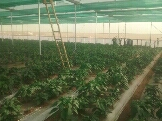
#> input picture Test/0planting_1.jpg, 162 x 121 px
$ python -i color_percentage.py   (imports and definitions only)
#> lines starting #> are read from the running program, lines starting #| are printed output that depends on the picture; after the words box and inside, x2 and y2 are one past the last pixel; in counts of white or black regions, pixels touching at a corner belong together
import cv2
import numpy as np

class Color_Identifer:
    def __init__(self, path):
#> called with path = '../Test/0planting_1.jpg'
        img = cv2.imread(path)
#> img is the input picture: shape (121, 162, 3); mean B, G, R 85.5, 116.6, 104
        self.image = img
        self.image_hsl = None

    def resize(self, width=None, height=None, inter=cv2.INTER_AREA):
#> called with width = 400, inter = 3
        (h, w) = self.image.shape[:2]
#> h = 121; w = 162
        if width is None and height is None:
            return self.image
        if width is None:
            r = height / float(h)
            dim = (int(w * r), height)
        else:
            r = width / float(w)
#> r = 2.47
            dim = (width, int(h * r))
#> dim = (400, 298)
        self.image = cv2.resize(self.image, dim, inter)
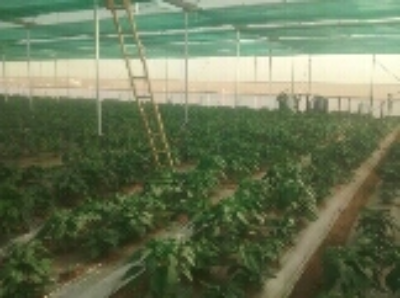
#> self.image: shape (298, 400, 3); mean B, G, R 85.4, 116.5, 103.8

    def color_total_pixels(self, fore_rect=(0, 350, 400, 700)):
        mask = np.zeros(self.image.shape[:2], np.uint8)
        bgdModel = np.zeros((1, 65), np.float64)
        fgdModel = np.zeros((1, 65), np.float64)
        # rect is the rectangle to define a foreground image
        # We will configure it in database and define the maximum hegith of the plants in the image

        cv2.grabCut(self.image, mask, fore_rect, bgdModel, fgdModel, 5, cv2.GC_INIT_WITH_RECT)
        mask2 = np.where((mask == 2) | (mask == 0), 0, 1).astype('uint8')
        self.image = self.image * mask2[:, :, np.newaxis]
        # print(self.image)
        self.image_hsl = cv2.cvtColor(self.image, cv2.COLOR_BGR2HLS)
        # print(self.image)
        count = cv2.countNonZero(cv2.cvtColor(self.image, cv2.COLOR_BGR2GRAY))
        self.total = count
        return count

    # [46 lines left out: functions count_pixels, data_of_pixels, data_of, not called in this run]

    def calc_percent(self):
        try:
            self.resize(400)
            total = float(self.color_total_pixels())
            green = float(self.count_pixels())
            percent = float(green / total) * 100
            return percent
        except cv2.error as e:
            pass

    # [7 lines left out: function execute_color_model, not called in this run]

>>> result = Color_Identifer('../Test/0planting_1.jpg').calc_percent()

$ run again, on Test/0planting_5.jpg
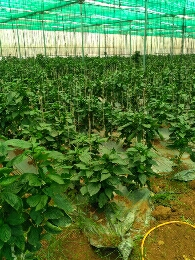
#> input picture Test/0planting_5.jpg, 195 x 260 px
#> in __init__, img is the input picture: shape (260, 195, 3); mean B, G, R 58, 121.9, 80.5
#> in color_total_pixels, `self.image = self.image * mask2[:, :, np.newaxis]`:
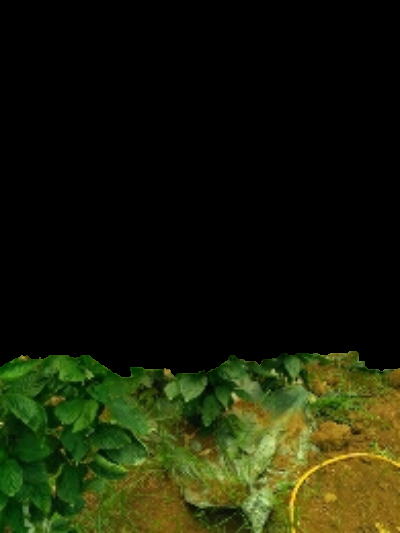
#> self.image: shape (533, 400, 3); mean B, G, R 7.8, 30.1, 25.2
#> self.image_hsl: shape (533, 400, 3); mean of channels 0, 1, 2 12.5, 20, 54.1
#> count = 68384
#> in count_pixels, `dst = cv2.inRange(self.image_hsl, MIN, MAX)`:
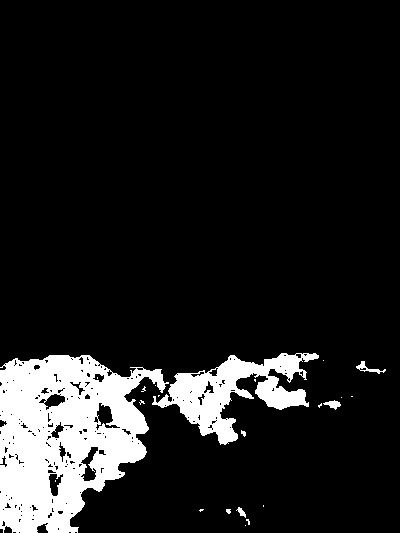
#> dst: shape (533, 400); 11.7% white; 22 white regions (15 under 20 px), largest, box (x1, y1, x2, y2) and area: (0, 355, 169, 533) 18791, (152, 353, 319, 445) 5815, (356, 361, 386, 374) 114
#> no_of_pixel = 24982
#> percent = 36.53

$ run again, on Test/20180924_080528.jpg
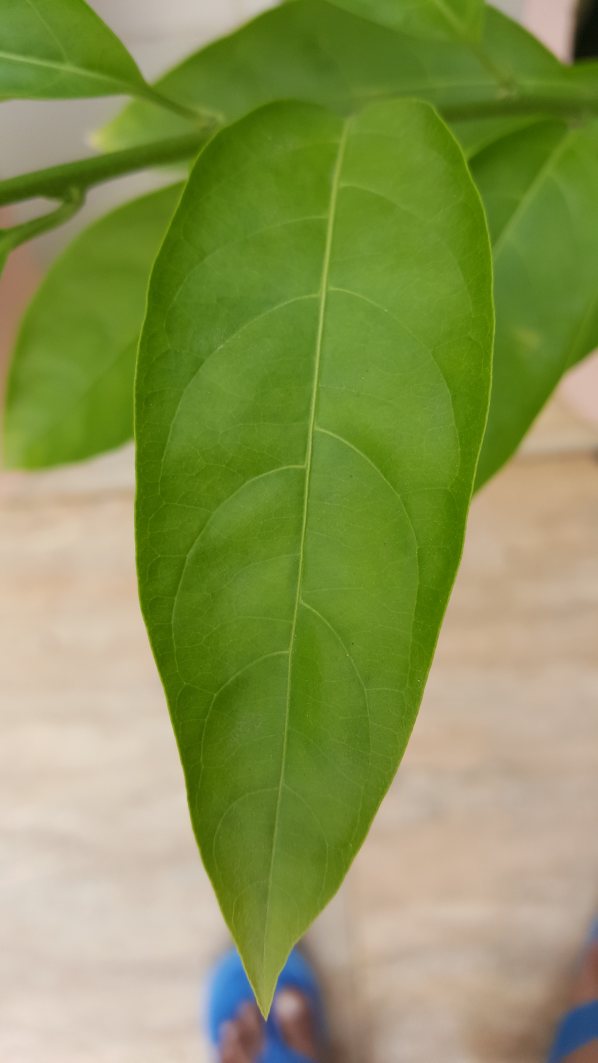
#> input picture Test/20180924_080528.jpg, 2988 x 5312 px (shown at 1/5 size)
#> in __init__, img is the input picture: shape (5312, 2988, 3); mean B, G, R 85, 149.2, 136.7
#> in color_total_pixels, `self.image = self.image * mask2[:, :, np.newaxis]`:
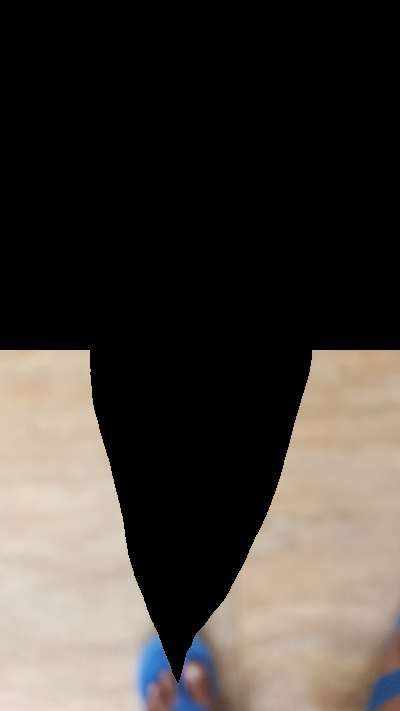
#> self.image: shape (711, 400, 3); mean B, G, R 57.5, 63.1, 68.9
#> self.image_hsl: shape (711, 400, 3); mean of channels 0, 1, 2 7.1, 63.3, 24.4
#> count = 100416
#> in count_pixels, `dst = cv2.inRange(self.image_hsl, MIN, MAX)`:
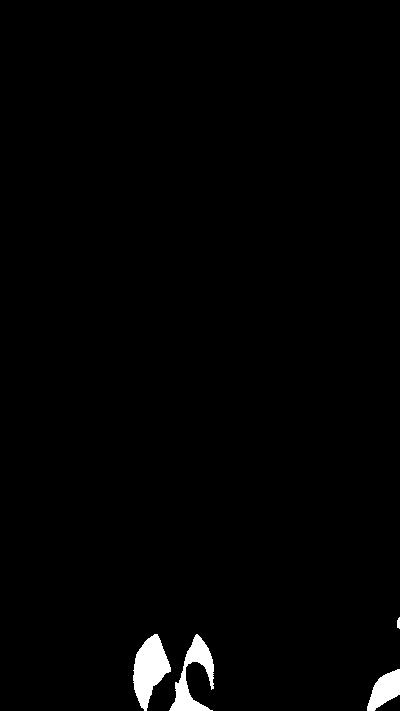
#> dst: shape (711, 400); 1.4% white; 4 white regions, box (x1, y1, x2, y2) and area: (133, 634, 171, 711) 1669, (169, 634, 214, 711) 1369, (367, 669, 400, 711) 816, (397, 617, 400, 629) 30
#> no_of_pixel = 3884
#> percent = 3.87
